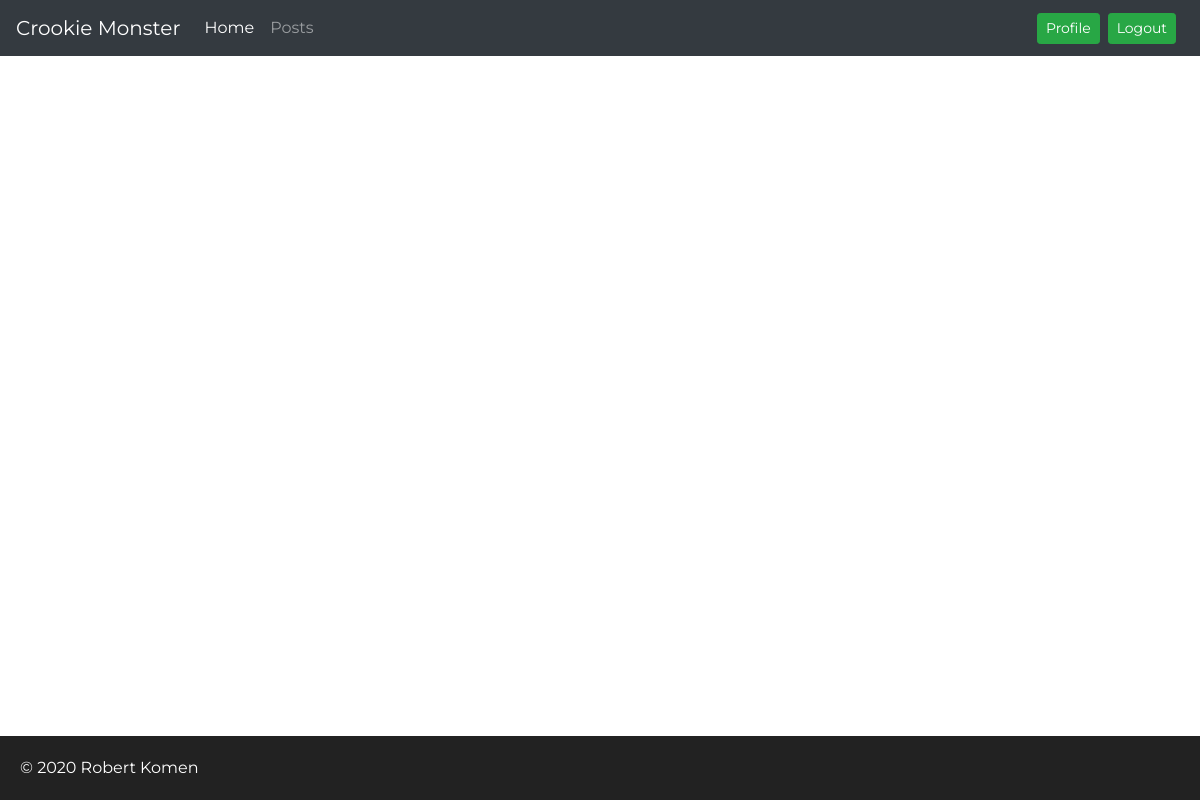
Page /post/3 (signed in) on the earlier database version.
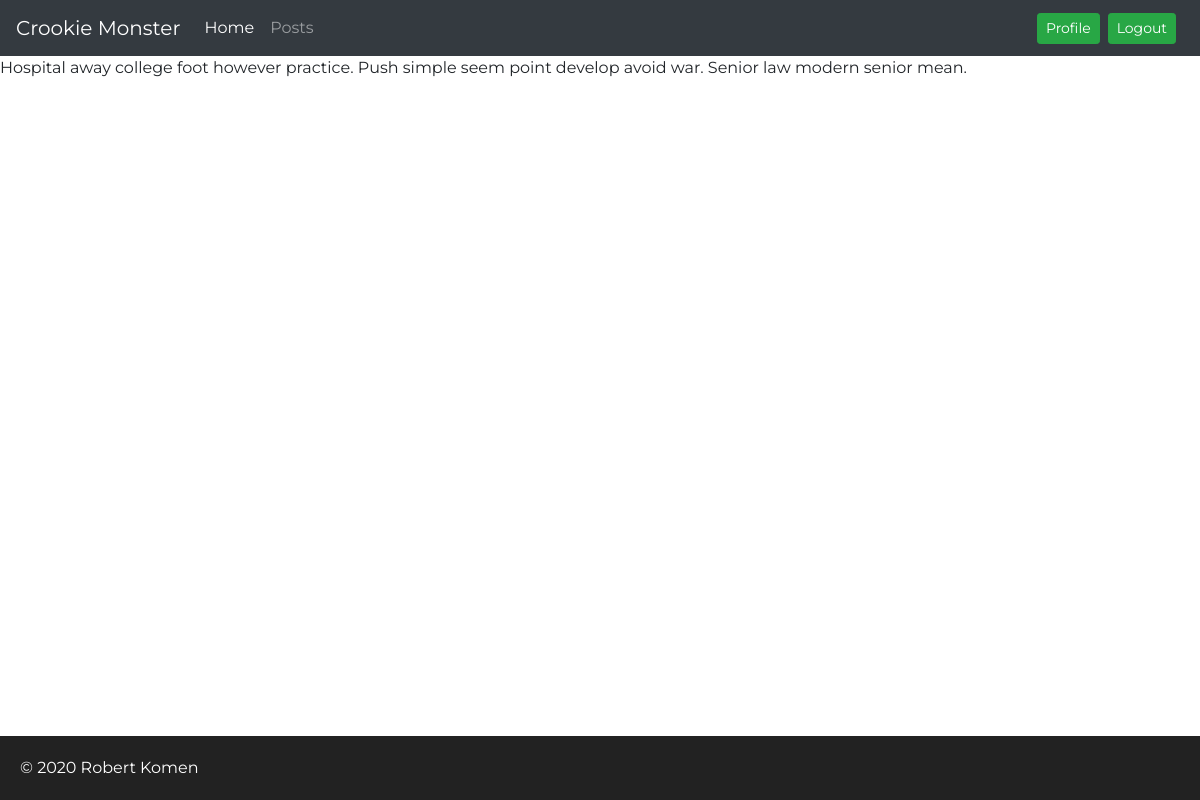
Same page on the later database version.
### app/models.py (models this page shows, shortened)
class Post(db.Model):
    __tablename__ = "posts"
    id = db.Column(db.Integer,primary_key=True)
    title = db.Column(db.String(100),unique=True)
    subtile = db.Column(db.Text)
    body = db.Column(db.Text)
    image_url = db.Column(db.String(255))
    created_at = db.Column(db.DateTime,default=datetime.utcnow)
    user_id = db.Column(db.Integer,db.ForeignKey("users.id"))

### app/main/views.py (the view)
@main.route("/post/<post_id>")
@login_required
def post(post_id):
    post = Post.query.get(int(post_id))
    return render_template("post.html", post=post)

### app/models.py (called while the page is built)
@login_manager.user_loader
def load_user(user_id):
    return User.query.get(int(user_id))

### app/templates/post.html
{% extends 'base.html' %}
{% block content %}
    {{post.body}}
{% endblock content %}

### app/templates/base.html (shortened to what this page needs)
<!doctype html>
<html lang="en">
  <head>
    <link rel="stylesheet" href="https://stackpath.bootstrapcdn.com/bootstrap/4.5.2/css/bootstrap.min.css">
   <link rel="stylesheet" href="{{url_for('static',filename='css/styles.css')}}">
   <link rel="stylesheet" href="{{url_for('static',filename='css/auth.css')}}">
  </head>
  <body>
    {% block navbar %}
    <nav class="navbar navbar-expand-lg navbar-dark bg-dark">
      <a class="navbar-brand" href="#">Crookie Monster</a>
      <div class="collapse navbar-collapse" id="navbarSupportedContent">
        <ul class="navbar-nav mr-auto">
          <li class="nav-item active">
            <a class="nav-link" href="/">Home</a>
          </li>
          <li class="nav-item">
            <a class="nav-link" href="{{url_for('main.posts')}}">Posts</a>
          </li>
        </ul>
        {% if not current_user.is_authenticated %}
        <form class="form-inline my-2 my-lg-0">
          <a class="btn btn-success btn-sm my-2 my-sm-0 mr-2" href="{{url_for('auth.register')}}">Register</a>
          <a class="btn btn-success btn-sm my-2 my-sm-0" href="{{url_for('auth.login')}}" >Login</a>
        </form>
        {% else %}
        <form class="form-inline my-2 my-lg-0">
          <a class="btn btn-success btn-sm my-2 my-sm-0 mr-2" href="{{url_for('auth.logout')}}">Profile</a>
        </form>
        <form class="form-inline my-2 my-lg-0">
          <a class="btn btn-success btn-sm my-2 my-sm-0 mr-2" href="{{url_for('auth.logout')}}">Logout</a>
        </form>
        {% endif %}
      </div>
    </nav>
    {% endblock navbar %}
    {% block  content %}
    {% endblock content %}
    {% block footer %}
    <footer id="footer">
      &copy; 2020 Robert Komen
    </footer>
    {% endblock footer %}
  </body>
</html>

### app/static/css/styles.css (style rules this page uses)
#footer { background-color: #222; position: fixed; left: 0; bottom: 0; margin-top: 40px; margin-bottom: 0; margin-bottom: 0; width: 100%; margin-right: 0; margin-right: 0; color: white; padding: 20px; }

### app/static/css/auth.css (style rules this page uses)
body { font-family: montserrat, arial, verdana; }

Differences in the rows shown:
added Post: body "Hospital away college foot however practice. Push simple seem point develop avoid war. Senior law modern senior mean."
